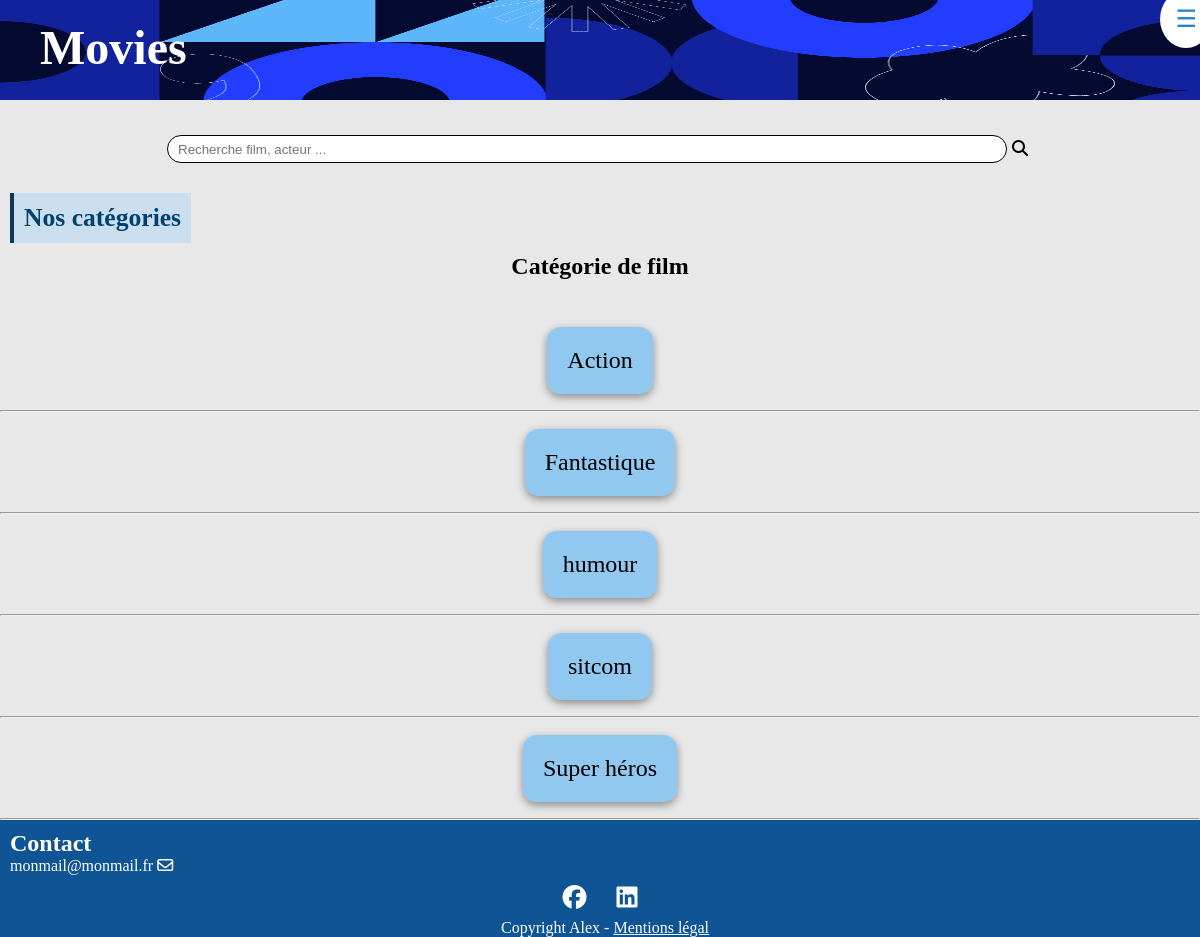
/index.php?action=listCategorie, run on an earlier commit of the app's database.
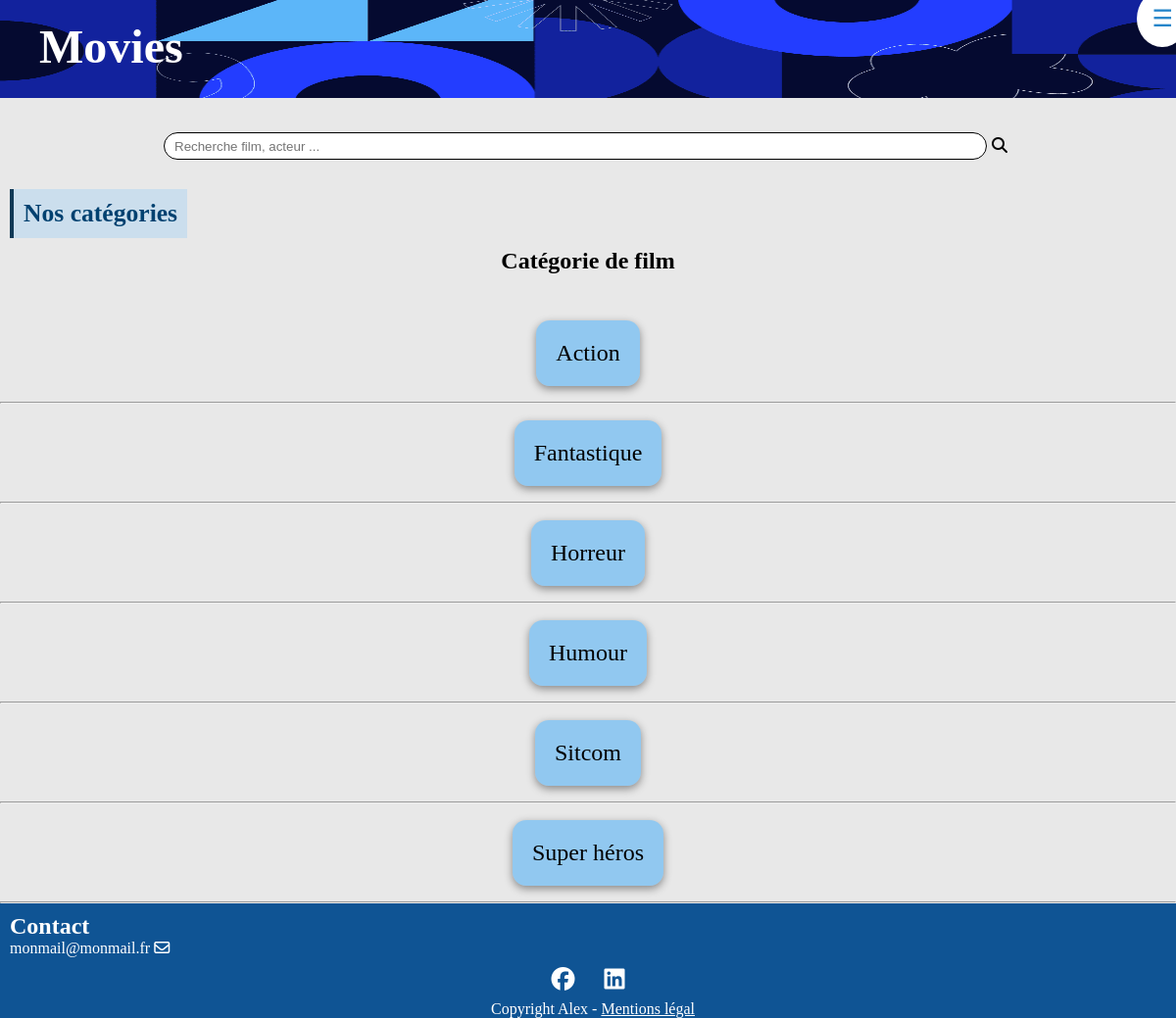
And on a later commit of the database.
### tables this page shows
CREATE TABLE IF NOT EXISTS `categorie` (
  `id_categorie` int NOT NULL AUTO_INCREMENT,
  `type` varchar(50) NOT NULL,
  PRIMARY KEY (`id_categorie`)
);

### controller/CategorieController.php (called while the page is built, shortened)
<?php
class CategorieController {
    public function listCategorie() {
        $pdo = Connect::seConnecter();
        $requete = $pdo->query("
        SELECT *
        FROM categorie
        ORDER BY type
        ");
        require "view/categorie/listeCategorie.php";
    }
 }

### view/categorie/listeCategorie.php (the view, shortened to what this page needs)
<h1 id="titleSection" class="SectionTitle">Nos catégories</h1>
<div class="listCategorie">
    <?php
        echo "<h2> Catégorie de film </h2>",
                "<ul>";
        foreach($requete->fetchAll() as $categorie) { ?>
            <li>
                <a href="index.php?action=detCategorie&id=<?= $categorie['id_categorie'] ?>">
                <?= $categorie['type'] ?></a>
            </li>
            <hr class="solid">
        <?php } ?>
</div>
<?php
    $content = ob_get_clean();
    require_once "view/template.php";
?>

### index.php (shortened to what this page needs)
<?php
$ctlrCinema = new CinemaController();
$ctlrCategorie = new CategorieController();
if (isset($_GET["action"])) {
    switch ($_GET["action"]) {
        case "listCategorie": $ctlrCategorie->listCategorie(); break;
    }
}
else {
    $ctlrCinema->afficheTitrefilm();
}
?>

### view/template.php (shortened to what this page needs)
<!DOCTYPE html>
<html lang="fr">
<head>
    <link rel="stylesheet" href="https://cdnjs.cloudflare.com/ajax/libs/font-awesome/6.5.1/css/all.min.css" />
    <link rel="stylesheet" href="public/css/style.css">
</head>
<body>
    <header>
        <figure>
            <img src="public/img/Movies.png" title="Movies, nom du site">
            <figcaption>
                <a href="index.php"><h1>Movies</h1></a>
            </figcaption>
        </figure>
    </header>
<main>
    <div class='backPage'>
    </div>
    <div class="searchBar">
    <form action="index.php?action=research" method="post" enctype="multipart/form-data">
    <input type="search" id="research" name="research" placeholder="Recherche film, acteur ...">
    <button type="submit" name="submit"><i class="fa-solid fa-magnifying-glass"></i></button>
</div>
    <?= $content; ?>
</main>
    <footer>
        <h2>Contact</h2>
        <p>monmail@monmail.fr <i class="fa-regular fa-envelope"></i></p>
        <div class="reseau">
            <i class="fa-brands fa-facebook"></i>
            <i class="fa-brands fa-linkedin"></i>
        </div>
        <p id="copyright">Copyright Alex -&nbsp;<a href="#">Mentions légal </a></p>
    </footer>
</body>
</html>

### public/css/style.css (style rules this page uses)
* { padding: 0; margin: 0; box-sizing: border-box; }
body { background-color: #9e9e9e3b; scroll-behavior: smooth; }
@media only screen and (min-width: 250px) { figure { position: relative; } }
@media only screen and (min-width: 250px) { figure img { display: block; width: 100vw; height: 100px; } }
@media only screen and (min-width: 250px) { figcaption { position: absolute; top: 20px; left: 0px; margin: 0 40px; } }
@media only screen and (min-width: 250px) { figure h1 { color: white; font-size: 3em; } }
@media only screen and (min-width: 250px) { figure a { text-decoration: none; } }
@media only screen and (min-width: 250px) { .backPage { padding-top: 15px; padding-left: 5px; } }
@media only screen and (min-width: 250px) { .searchBar form { padding: 20px 0; position: relative; display: flex; justify-content: center; align-items: center; } }
@media only screen and (min-width: 250px) { #research { padding: 0 10px; height: 28px; width: 70%; border-radius: 15px; border: 1px solid; } }
@media only screen and (min-width: 250px) { .searchBar button { font-size: 1em; background: none; border: none; } }
@media only screen and (min-width: 250px) { .searchBar i { padding: 0 5px; } }
@media only screen and (min-width: 250px) { #titleSection { padding: 10px; margin: 10px; font-size: 1.6em; background-color: #b1d6f186; border-left: solid 4px #103956; color: #004170; width: fit-content; } }
@media only screen and (min-width: 250px) { .SectionTitle { width: fit-content; } }
@media only screen and (min-width: 250px) { a { color: black; } }
@media only screen and (min-width: 250px) { .listCategorie { text-align: center; } }
@media only screen and (min-width: 250px) { .listCategorie h2 { padding-bottom: 30px; } }
@media only screen and (min-width: 250px) { .listCategorie li { display: flex; justify-content: center; align-items: center; height: 100px; font-size: 1.5em; padding: 5px 0; } }
@media only screen and (min-width: 250px) { .listCategorie a { background-color: #0093fc60; padding: 20px; border-radius: 14px; text-decoration: none; box-shadow: rgba(0, 0, 0, 0.418) 0px 3px 8px; } }
@media only screen and (min-width: 250px) { footer { width: 100%; background-color: #0F5494; } }
@media only screen and (min-width: 250px) { footer h2 { color: white; } }
@media only screen and (min-width: 250px) { footer p { color: white; } }
@media only screen and (min-width: 250px) { footer h2 { padding-top: 10px; } }
@media only screen and (min-width: 250px) { footer h2, p { padding-left: 10px; } }
@media only screen and (min-width: 250px) { footer a { color: white; text-decoration: underline; } }
@media only screen and (min-width: 250px) { .reseau { display: flex; justify-content: center; padding: 10px 0; } }
@media only screen and (min-width: 250px) { .reseau i { color: white; margin: 0 15px; font-size: 1.5em; } }
@media only screen and (min-width: 250px) { #copyright { display: flex; justify-content: center; } }

What changed in the data, as far as the page shows it:
added categorie: type "Horreur"
changed categorie: type "humour" → "Humour"
changed categorie: type "sitcom" → "Sitcom"
